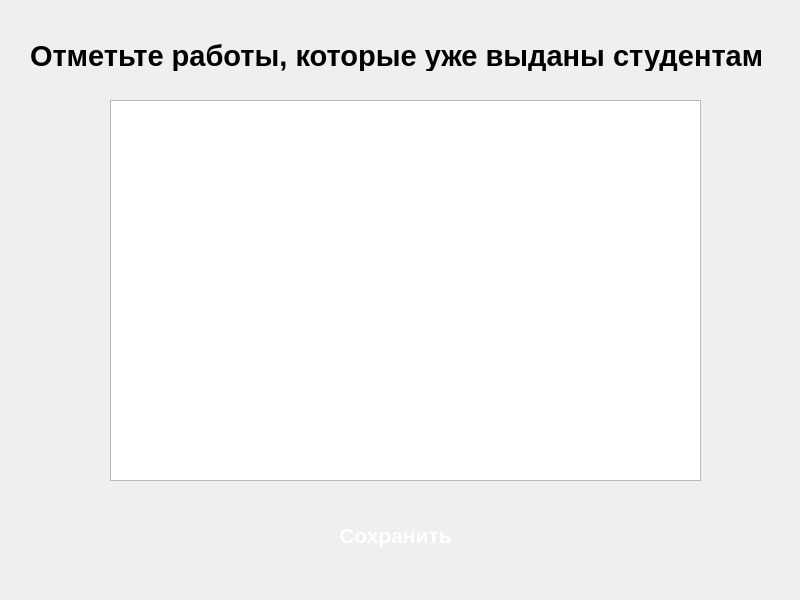
<?xml version="1.0" encoding="UTF-8"?>
<ui version="4.0">
 <class>GiveFromTeacher</class>
 <widget class="QDialog" name="GiveFromTeacher">
  <property name="geometry">
   <rect>
    <x>0</x>
    <y>0</y>
    <width>800</width>
    <height>600</height>
   </rect>
  </property>
  <property name="windowTitle">
   <string>Dialog</string>
  </property>
  <widget class="QListWidget" name="ListLabs">
   <property name="geometry">
    <rect>
     <x>110</x>
     <y>100</y>
     <width>591</width>
     <height>381</height>
    </rect>
   </property>
  </widget>
  <widget class="QPushButton" name="Save">
   <property name="geometry">
    <rect>
     <x>270</x>
     <y>500</y>
     <width>251</width>
     <height>71</height>
    </rect>
   </property>
   <property name="font">
    <font>
     <pointsize>16</pointsize>
     <bold>true</bold>
    </font>
   </property>
   <property name="styleSheet">
    <string notr="true">QPushButton {
    /* Исходный градиент: от тёмно-фиолетового (#4B0082) к пурпурному (#8B008B) */
    background: qlineargradient(x1:0, y1:0, x2:1, y2:1,
        stop:0 #4B0082, stop:1 #8B008B);
    color: white;
    border-radius: 20px;
    border: none;
    padding: 10px;
}

QPushButton:hover {
    /* Новый градиент: добавляем ярко-розовый (#FF00FF) */
    background: qlineargradient(x1:0, y1:0, x2:1, y2:1,
        stop:0 #FF00FF, stop:1 #8B008B);
}

QPushButton:pressed {
    /* При нажатии — более тёмный розовый (#CC00CC) */
    background: qlineargradient(x1:0, y1:0, x2:1, y2:1,
        stop:0 #CC00CC, stop:1 #6A006A);
}</string>
   </property>
   <property name="text">
    <string>Сохранить</string>
   </property>
  </widget>
  <widget class="QLabel" name="label">
   <property name="geometry">
    <rect>
     <x>30</x>
     <y>40</y>
     <width>731</width>
     <height>31</height>
    </rect>
   </property>
   <property name="font">
    <font>
     <pointsize>22</pointsize>
     <bold>true</bold>
    </font>
   </property>
   <property name="text">
    <string>Отметьте работы, которые уже выданы студентам</string>
   </property>
  </widget>
 </widget>
 <resources/>
 <connections/>
</ui>
